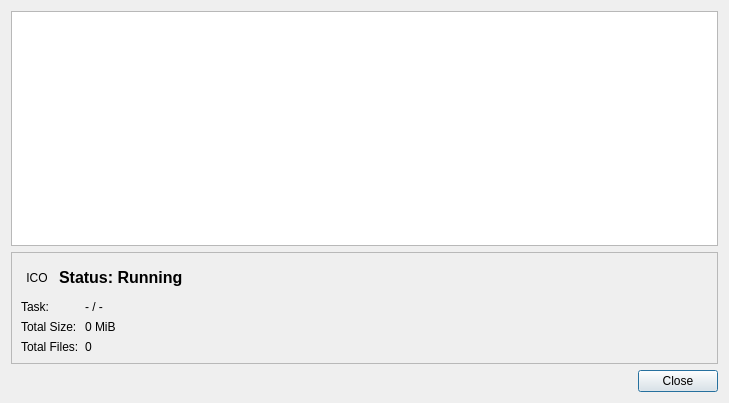
<?xml version="1.0" encoding="UTF-8"?>
<ui version="4.0">
 <class>ProgressDialog</class>
 <widget class="QDialog" name="ProgressDialog">
  <property name="geometry">
   <rect>
    <x>0</x>
    <y>0</y>
    <width>729</width>
    <height>403</height>
   </rect>
  </property>
  <property name="windowTitle">
   <string>Dialog</string>
  </property>
  <layout class="QVBoxLayout" name="verticalLayout">
   <item>
    <widget class="QListWidget" name="listWidget"/>
   </item>
   <item>
    <widget class="QFrame" name="frame">
     <property name="frameShape">
      <enum>QFrame::StyledPanel</enum>
     </property>
     <property name="frameShadow">
      <enum>QFrame::Raised</enum>
     </property>
     <layout class="QVBoxLayout" name="verticalLayout_2">
      <item>
       <layout class="QHBoxLayout" name="horizontalLayout_2">
        <item>
         <widget class="QLabel" name="lbIcon">
          <property name="minimumSize">
           <size>
            <width>32</width>
            <height>32</height>
           </size>
          </property>
          <property name="maximumSize">
           <size>
            <width>32</width>
            <height>32</height>
           </size>
          </property>
          <property name="text">
           <string>ICO</string>
          </property>
          <property name="alignment">
           <set>Qt::AlignCenter</set>
          </property>
         </widget>
        </item>
        <item>
         <widget class="QLabel" name="lbStatus">
          <property name="font">
           <font>
            <pointsize>12</pointsize>
           </font>
          </property>
          <property name="text">
           <string>&lt;html&gt;&lt;head/&gt;&lt;body&gt;&lt;p&gt;&lt;span style=&quot; font-weight:600;&quot;&gt;Status: Running&lt;/span&gt;&lt;/p&gt;&lt;/body&gt;&lt;/html&gt;</string>
          </property>
         </widget>
        </item>
       </layout>
      </item>
      <item>
       <layout class="QFormLayout" name="formLayout">
        <item row="2" column="0">
         <widget class="QLabel" name="label_2">
          <property name="text">
           <string>Task:</string>
          </property>
         </widget>
        </item>
        <item row="2" column="1">
         <widget class="QLabel" name="lbTasks">
          <property name="text">
           <string>- / -</string>
          </property>
         </widget>
        </item>
        <item row="3" column="0">
         <widget class="QLabel" name="label_4">
          <property name="text">
           <string>&lt;html&gt;&lt;head/&gt;&lt;body&gt;&lt;p&gt;Total Size:&lt;/p&gt;&lt;/body&gt;&lt;/html&gt;</string>
          </property>
         </widget>
        </item>
        <item row="3" column="1">
         <widget class="QLabel" name="lbSize">
          <property name="text">
           <string>0 MiB</string>
          </property>
         </widget>
        </item>
        <item row="4" column="0">
         <widget class="QLabel" name="label_6">
          <property name="text">
           <string>Total Files:</string>
          </property>
         </widget>
        </item>
        <item row="4" column="1">
         <widget class="QLabel" name="lbFiles">
          <property name="text">
           <string>0</string>
          </property>
         </widget>
        </item>
       </layout>
      </item>
     </layout>
    </widget>
   </item>
   <item>
    <layout class="QHBoxLayout" name="horizontalLayout">
     <item>
      <spacer name="horizontalSpacer">
       <property name="orientation">
        <enum>Qt::Horizontal</enum>
       </property>
       <property name="sizeHint" stdset="0">
        <size>
         <width>40</width>
         <height>20</height>
        </size>
       </property>
      </spacer>
     </item>
     <item>
      <widget class="QPushButton" name="btnClose">
       <property name="text">
        <string>Close</string>
       </property>
       <property name="icon">
        <iconset theme="application-exit">
         <normaloff>.</normaloff>.</iconset>
       </property>
      </widget>
     </item>
    </layout>
   </item>
  </layout>
 </widget>
 <resources/>
 <connections/>
</ui>
